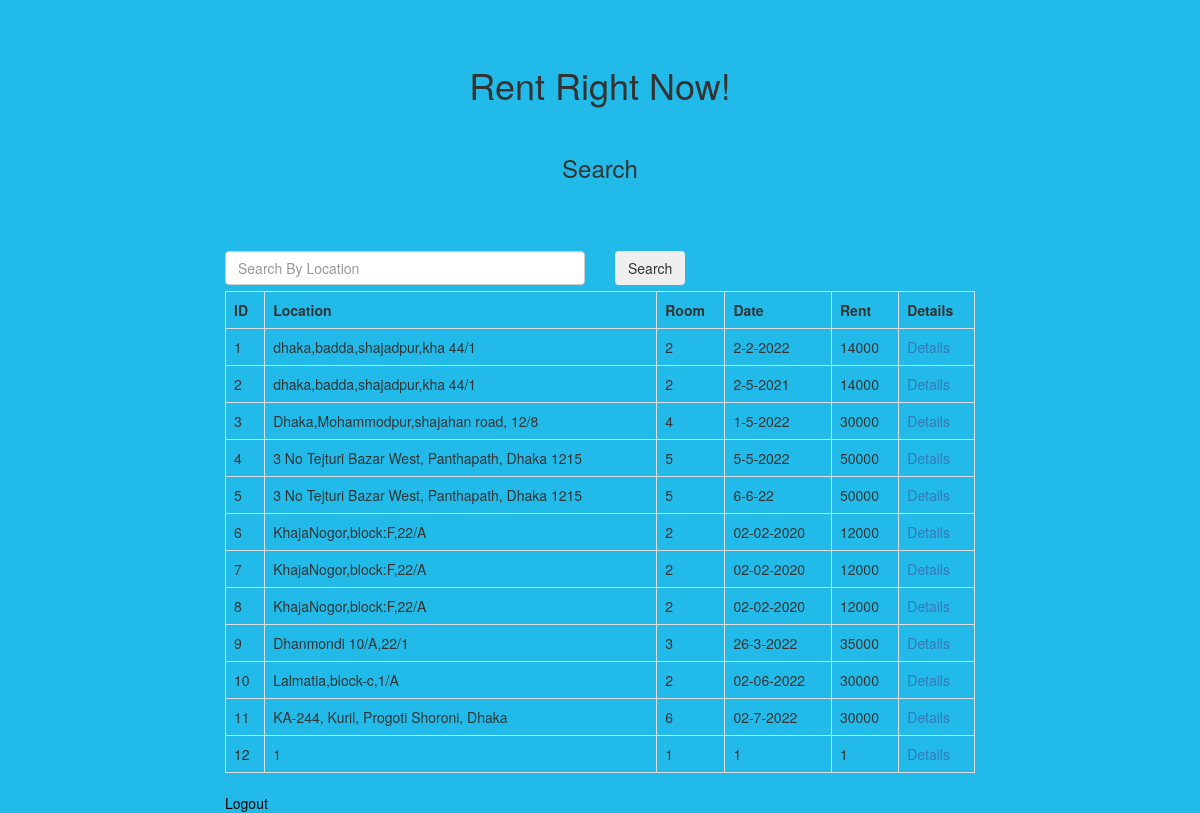
The page /searchHoues.php on the database its author committed.
### tables this page shows
CREATE TABLE `house` (
  `house_id` int(10) NOT NULL,
  `room` int(10) DEFAULT NULL,
  `kitchen` int(10) DEFAULT NULL,
  `toilet` int(10) DEFAULT NULL,
  `balcony` int(10) DEFAULT NULL,
  `area` int(10) DEFAULT NULL,
  `location` char(200) DEFAULT NULL,
  `floor` char(10) DEFAULT NULL,
  `genarator` char(10) DEFAULT NULL,
  `drawing_dining` char(10) DEFAULT NULL,
  `electric_bill` char(10) DEFAULT NULL,
  `water_bill` char(10) DEFAULT NULL,
  `gas_bill` char(10) DEFAULT NULL,
  `bill_pay_system` char(20) DEFAULT NULL,
  `contact` int(11) DEFAULT NULL,
  `lift` char(10) DEFAULT NULL,
  `Date1` char(20) DEFAULT NULL,
  `rent` char(20) DEFAULT NULL
);

### searchHoues.php (the view, shortened to what this page needs)
<!DOCTYPE html>
<html lang="en">
<head>
	<link rel="stylesheet" href="https://maxcdn.bootstrapcdn.com/bootstrap/3.3.7/css/bootstrap.min.css">
</head>
<body>
	<div class="container">
		<div class="row">
			<div class="col-md-8 col-md-offset-2" style="margin-top: 5%;">
				<div class="row">
          <?php
          $connection  = mysqli_connect('localhost','root','','rent_right_now');
          if(isset($_POST['search'])){
            $searchKey = $_POST['search'];
            $sql ="SELECT house_id,location,room,date1,rent FROM house WHERE location LIKE '%$searchKey%'";
          }
          else
          $sql ="SELECT house_id,location,room,date1,rent FROM house";
          $result = mysqli_query($connection,$sql);
          ?>
				<form action="" method="POST">
					<center><h1>Rent Right Now!</h1><br>
						<h3>Search</h3><br><br><br>
					</center>
					<div class="col-md-6">
						<input type="text" name="search" class='form-control' placeholder="Search By Location" value="" >
					</div>
					<div class="col-md-6 text-left">
						<button class="btn">Search</button>
					</div>
				</form>
				<br>
				<br>
				</div>
				<table class="table table-bordered">
					<tr>
						<th>ID</th>
						<th>Location</th>
						<th>Room</th>
						<th>Date</th>
						<th>Rent</th>
						<th>Details</th>
					</tr>
           <?php while($row = mysqli_fetch_object($result)){  ?>
					<tr>
						<td><?php echo $row->house_id  ?></td>
            <td><?php echo $row->location ?></td>
            <td><?php echo $row->room ?></td>
            <td><?php echo $row->date1 ?></td>
            <td><?php echo $row->rent ?></td>
            <td><a href="houseDetails.php">Details</a></td>
          </tr>
        <?php  } ?>
				</table>
<a href="index.php"; style="color:black">Logout</a>
			</div>
		</div>
	</div>
</body>
</html>

### searchHoues.php (style rules this page uses)
body { background-color: rgb(34,187,233); display: flex; justify-content: center; align-items: center; height: 100vh; }

### rows shown on the page
house: house_id "1", location "dhaka,badda,shajadpur,kha 44/1", room "2", Date1 "2-2-2022", rent "14000"
house: house_id "2", location "dhaka,badda,shajadpur,kha 44/1", room "2", Date1 "2-5-2021", rent "14000"
house: house_id "3", location "Dhaka,Mohammodpur,shajahan road, 12/8", room "4", Date1 "1-5-2022", rent "30000"
house: house_id "4", location "3 No Tejturi Bazar West, Panthapath, Dhaka 1215", room "5", Date1 "5-5-2022", rent "50000"
house: house_id "5", location "3 No Tejturi Bazar West, Panthapath, Dhaka 1215", room "5", Date1 "6-6-22", rent "50000"
house: house_id "6", location "KhajaNogor,block:F,22/A", room "2", Date1 "02-02-2020", rent "12000"
house: house_id "7", location "KhajaNogor,block:F,22/A", room "2", Date1 "02-02-2020", rent "12000"
house: house_id "8", location "KhajaNogor,block:F,22/A", room "2", Date1 "02-02-2020", rent "12000"
house: house_id "9", location "Dhanmondi 10/A,22/1", room "3", Date1 "26-3-2022", rent "35000"
house: house_id "10", location "Lalmatia,block-c,1/A", room "2", Date1 "02-06-2022", rent "30000"
house: house_id "11", location "KA-244, Kuril, Progoti Shoroni, Dhaka", room "6", Date1 "02-7-2022", rent "30000"
house: house_id "12", location "1", room "1", Date1 "1", rent "1"
